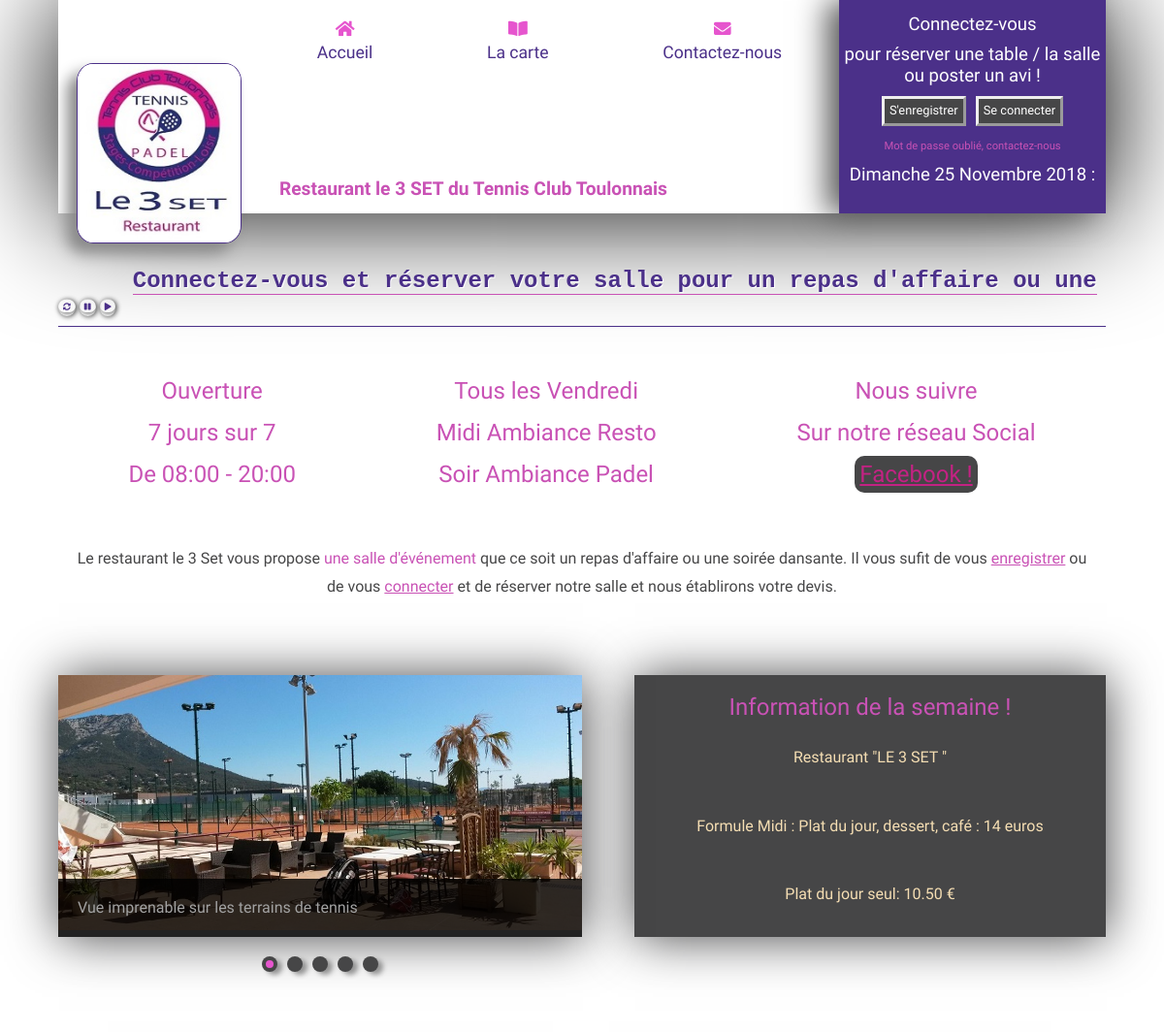
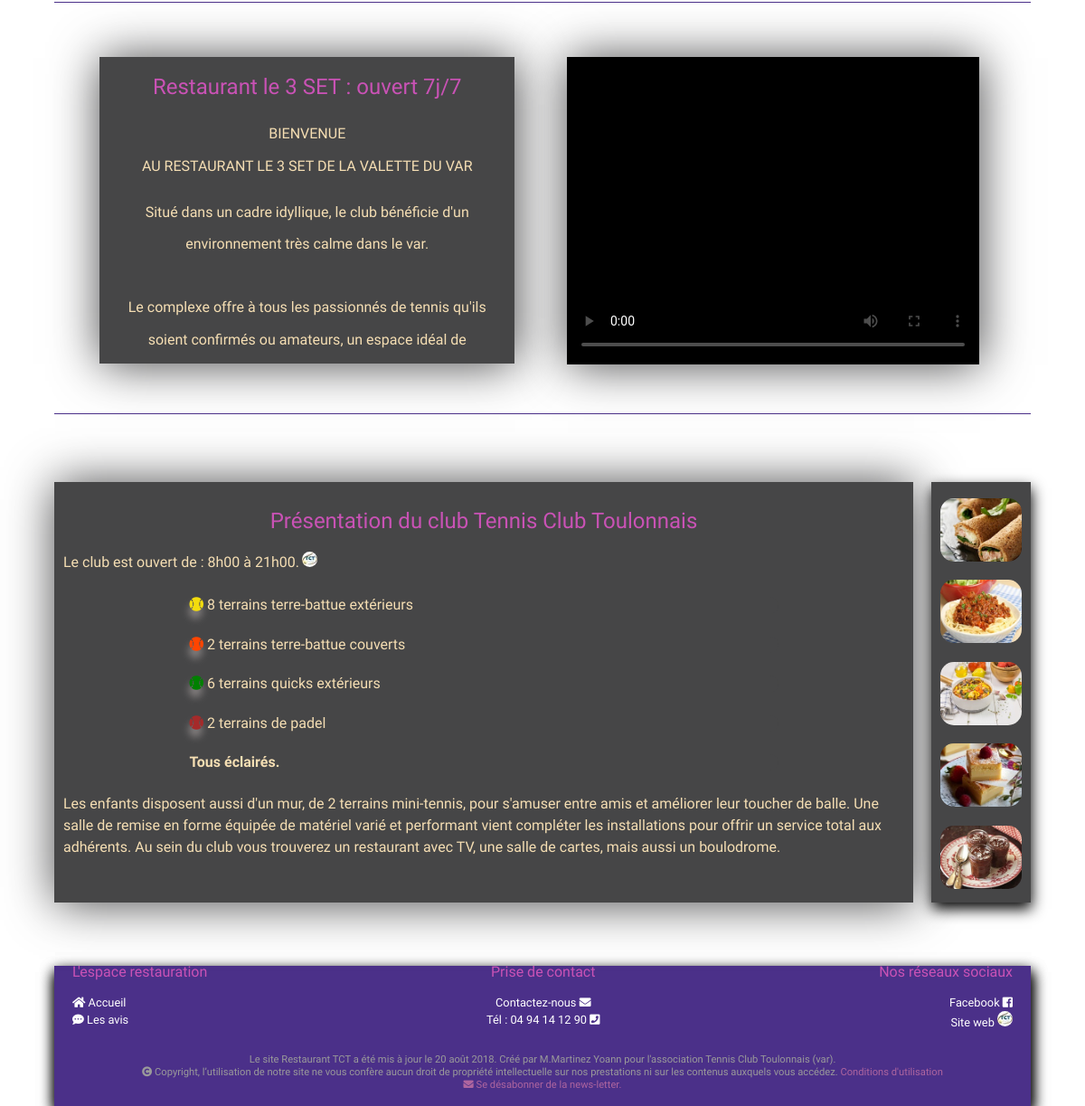
The page / on the database its author committed (2 pictures, top to bottom).
### tables this page shows
CREATE TABLE `homes` (
  `id` int(10) NOT NULL,
  `title` varchar(70) NOT NULL,
  `textHome` text NOT NULL,
  `pop` varchar(76) NOT NULL
);

CREATE TABLE `products` (
  `id` int(10) UNSIGNED NOT NULL,
  `mealsId` int(10) NOT NULL,
  `titleProduct` varchar(64) NOT NULL,
  `priceSingle` double NOT NULL,
  `priceTotal` double DEFAULT NULL,
  `description` varchar(512) NOT NULL,
  `picture` varchar(128) NOT NULL
);

### index.php (called while the page is built, shortened)
<?php
require_once "application/controller/home_controller.php";
require_once "application/view/layout.phtml";

### application/config/config.php (called while the page is built)
<?php
$this->data = new PDO('mysql:host=localhost;dbname=restauranttct;charset=UTF8','root','Yoann1995$',
    [
        PDO::ATTR_ERRMODE => PDO::ERRMODE_EXCEPTION,
        PDO::ATTR_DEFAULT_FETCH_MODE => PDO::FETCH_ASSOC
    ]
);
$this->data->setAttribute(PDO::ATTR_ERRMODE, PDO::ERRMODE_EXCEPTION);
$this->data->setAttribute(PDO::ATTR_DEFAULT_FETCH_MODE, PDO::FETCH_ASSOC);
$this->data->query("SET lc_time_names = 'fr_FR';");

### application/model/DatabaseHome.class.php (called while the page is built, shortened)
<?php
class DataBaseHome
{
    private $data;
    function __construct()
    {
        include 'application/config/config.php';
    }
    function get_homes() {
        $sql = 'SELECT
                  id,
                  title,
                  textHome,
                  pop
                FROM
                  homes
                 ';
        $query = $this->data->prepare($sql);
        $query->execute();
        return $query->fetchAll();
    }
}

### application/controller/home_controller.php (called while the page is built)
<?php
require_once 'application/model/DatabaseHome.class.php';
$dataHome = new DataBaseHome();
$Homes = $dataHome->get_homes();
require_once 'application/model/DatabaseProduct.class.php';
$dataProduct = new DataBaseProduct();
$Products = $dataProduct->get_Products();

### application/model/DatabaseProduct.class.php (called while the page is built, shortened)
<?php
class DataBaseProduct {
    private $data;
    function __construct()
    {
        include 'application/config/config.php';
    }
    function get_Products() {
        $sql = 'SELECT
                  id,
                  picture,
                  titleProduct,
                  description,
                  priceSingle
                FROM
                  products';
        $query = $this->data->prepare($sql);
        $query->execute();
        return $query->fetchAll();
    }
}

### application/view/home.phtml (the view, shortened to what this page needs)
<main>
    <section class="home_container_infos">
        <article id="article_infos1">
            <div class="home_article">
                <p id="home_infos1"><span class="title_infos">Ouverture</span><br/>
                    7 jours sur 7<br/>
                    De 08:00 - 20:00
                </p>
            </div>
            <div class="home_article">
                <p id="home_infos2"><span class="title_infos">Tous les Vendredi</span><br/>
                    Midi Ambiance Resto<br/>
                    Soir Ambiance Padel
                </p>
            </div>
            <div class="home_article">
                <p id="home_infos3"><span class="title_infos">Nous suivre</span><br/>
                    Sur notre réseau Social<br/>
                    <a href="https://fr-fr.facebook.com/pages/category/Restaurant/Restaurant-Le-3-Set-2115807588690996/" class="link_infos" target="_blank">Facebook !</a>
                </p>
            </div>
        </article>
        <article id="article_infos2">
            <p>Le restaurant le 3 Set vous propose <span class="title_infos">une salle d'événement</span> que ce soit un repas d'affaire ou une soirée dansante.
                Il vous sufit de vous <a href="<?php htmlspecialchars(HOME) ?>?page=log/register" class="link_infos">enregistrer</a>
                ou de vous <a href="<?php htmlspecialchars(HOME) ?>?page=log/login" class="link_infos">connecter</a>
                et de réserver notre salle et nous établirons votre devis.</p>
        </article>
    </section>
    <section class="home_container">
        <article>
            <div class="container">
                <div class="row">
                    <div class="camera_wrap">
                        <div data-src="application/view/images/img_slider/1.jpg">
                            <div class="camera_caption">
                                <p>Vue imprenable sur les terrains de tennis</p>
                            </div>
                        </div>
                    </div>
                </div>
            </div>
        </article>
        <article >
            <div class="home_article">
                <?php foreach ($Homes as $home): ?>
                    <h2><?= htmlspecialchars($home['title']) ?></h2>
                <div class="scroll_article">
                    <p><?= nl2br( $home['textHome'] ) ?></p>
                </div>
                <?php endforeach; ?>
            </div>
        </article>
    </section>
    <section class="home_container2">
        <article class="container2">
            <div class="home_article">
                <h2>Restaurant le 3 SET : ouvert 7j/7</h2>
                <div class="scroll_article">
                    <p>BIENVENUE <br/>
                        AU RESTAURANT LE 3 SET DE LA VALETTE DU VAR
                    </p>
                    <p>Situé dans un cadre idyllique, le club bénéficie d'un environnement très calme dans le var.<br /><br />
                        Le complexe offre à tous les passionnés de tennis qu'ils soient confirmés ou amateurs, un espace idéal de restauration dans une ambiance conviviale et sportive.<br />
                    </p>
                </div>
            </div>
        </article class="home_container3">
        <article>
            <div class="container3">
                <video controls preload="metadata" loop poster="<?= VIEW_PATH ?>video/poster_video.jpg" title="Présentation du club (Vidéo réalisée par Grégory Derycke)">
                    <source src="<?= VIEW_PATH ?>video/presentation_tct.mp4">
                </video>
            </div>
        </article>
    </section>
    <section class="products_container">
        <article>
            <div class="home_article">
                <h2>Présentation du club Tennis Club Toulonnais</h2>
                <p>Le club est ouvert de : 8h00 à 21h00.<a title="Club house du TCT" class="logo_reseau" target="_blank" href="https://ballejaune.com/club/TCT"> <img class="site_tct" src=<?php htmlspecialchars(PATH_ROOT) ?>"<?= VIEW_PATH ?>icon/icon.jpg"></a></p>
                <ul>
                    <li><i class="fas fa-baseball-ball" style="color: #f3dc0d; text-shadow: -1px 8px 8px #8c8787;"></i> 8 terrains terre-battue extérieurs</li>
                    <li><i class="fas fa-baseball-ball" style="color: orangered; text-shadow: -1px 8px 8px #8c8787;"></i> 2 terrains terre-battue couverts</li>
                    <li><i class="fas fa-baseball-ball" style="color: green; text-shadow: -1px 8px 8px #8c8787;"></i> 6 terrains quicks extérieurs</li>
                    <li><i class="fas fa-baseball-ball" style="color: brown; text-shadow: -1px 8px 8px #8c8787;"></i> 2 terrains de padel</li>
                    <li><strong>Tous éclairés.</strong></li>
                </ul>
                <p>Les enfants disposent aussi d'un mur, de 2 terrains mini-tennis, pour s'amuser entre amis et améliorer leur toucher de balle.
                    Une salle de remise en forme équipée de matériel varié et performant  vient compléter les installations pour offrir un service total aux adhérents.
                    Au sein du club vous trouverez un restaurant avec TV, une salle de cartes, mais aussi un boulodrome.</p>
            </div>
        </article>
        <article class="box_products">
            <div class="home_products">
                <?php foreach ($Products as $Product): ?>
                    <a href="<?php htmlspecialchars(HOME) ?>?page=user/card"><img src="application/view/images/img_card/<?= $Product['picture'] ?>" alt="image_products" /></a>
                <?php endforeach; ?>
            </div>
        </article>
    </section>
</main>

### application/view/header.phtml (shortened to what this page needs)
<header>
    <section>
        <div class="container_nav">
            <div class="logo_tct">
                <a href="<?php htmlspecialchars(HOME) ?>?page=home"><img src="<?= VIEW_PATH ?>images/logo_tct.jpg" alt="logo_tct" title="Le 3 SET"></a>
            </div>
            <nav>
                <ul>
                    <li id="home">
                        <a href="<?php htmlspecialchars(HOME) ?>?page=home"><i class="fas fa-home"></i><br>Accueil</a>
                    </li>
                    <li id="card">
                        <a href="<?php htmlspecialchars(HOME) ?>?page=user/card"><i class="fas fa-book-open"></i><br>La carte</a>
                    </li>
                    <li id="contact">
                        <a href="<?php htmlspecialchars(HOME) ?>?page=user/contact"><i class="fa fa-envelope"></i><br>Contactez-nous</a>
                    </li>
                </ul>
                <h1>Restaurant le 3 SET du Tennis Club Toulonnais</h1>
            </nav>
        </div>
        <div class="box_login">
            <div class="<?= $_SESSION['hide'] ?>">
                <p>Connectez-vous</p>
                <p>pour réserver une table / la salle ou poster un avi !</p>
                <div class="log_tct">
                    <a href="<?php htmlspecialchars(HOME) ?>?page=log/register" class="login">S'enregistrer</a>
                    <a href="<?php htmlspecialchars(HOME) ?>?page=log/login" class="login">Se connecter</a>
                </div>
                <a href="<?php htmlspecialchars(HOME) ?>?page=user/contact" class="mdp_forget">Mot de passe oublié, contactez-nous</a>
            </div>
            <div id="date">
            </div>
        </div>
    </section>
</header>
<body onload="initDefile()">
<div class="box_pop">
    <?php if (isset($Homes)) {
        foreach ($Homes as $home): ?>
            <span id="text_pop"><?= htmlspecialchars($home['pop']) ?></span>
        <?php endforeach;
    } ?>
</div>
<div class="button_pop">
    <a class="button_play" title="Rafraichir la page" href="#" onclick='window.location.reload(false)'><i class="fas fa-sync-alt"></i></a>
    <a class="button_pause" title="Mettre en pause" href="#" onclick="myStopFunction()"><i class="fas fa-pause"></i></a>
    <a class="button_play" title="Redémarage du texte" href="#" onclick="myPlayFunction()"><i class="fas fa-play"></i></a>
</div>
</body>

### application/view/css/camera.css (style rules this page uses)
.camera_wrap { direction: ltr; display: none; float: left; position: relative; z-index: 0; }
.container { width: 50%; }
.camera_wrap { width: 100%; margin-bottom: 0 !important; margin-top: 30px; box-shadow: 1px 1px 50px #464647; margin-left: 0; }
.camera_caption { bottom: 0; display: block; position: absolute; width: 100%; }
.camera_caption { color: #fff; }

### rows shown on the page
homes: pop "Connectez-vous et réserver votre salle pour un repas d'affaire ou une…", title "Information de la semaine !", textHome "Restaurant \"LE 3 SET \" Formule Midi : Plat du jour, dessert, café : 14 euros Plat du jour seul: 10.50 €"
products: picture (picture)
products: picture (picture)
products: picture (picture)
products: picture (picture)
products: picture (picture)
